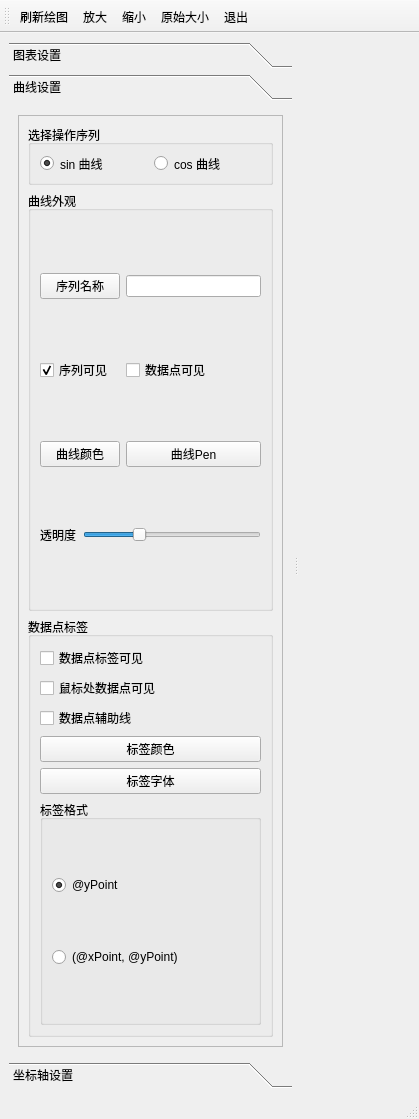
<?xml version="1.0" encoding="UTF-8"?>
<ui version="4.0">
 <class>MainWindow</class>
 <widget class="QMainWindow" name="MainWindow">
  <property name="geometry">
   <rect>
    <x>0</x>
    <y>0</y>
    <width>419</width>
    <height>1119</height>
   </rect>
  </property>
  <property name="windowTitle">
   <string>QChart绘图</string>
  </property>
  <property name="windowIcon">
   <iconset resource="../resources/res.qrc">
    <normaloff>:/images/theme.png</normaloff>:/images/theme.png</iconset>
  </property>
  <property name="toolButtonStyle">
   <enum>Qt::ToolButtonStyle::ToolButtonTextUnderIcon</enum>
  </property>
  <widget class="QWidget" name="centralwidget">
   <layout class="QHBoxLayout" name="horizontalLayout_2">
    <item>
     <widget class="QSplitter" name="splitter">
      <property name="orientation">
       <enum>Qt::Orientation::Horizontal</enum>
      </property>
      <property name="handleWidth">
       <number>7</number>
      </property>
      <widget class="QToolBox" name="toolBox">
       <property name="currentIndex">
        <number>1</number>
       </property>
       <widget class="QWidget" name="page1">
        <property name="geometry">
         <rect>
          <x>0</x>
          <y>0</y>
          <width>388</width>
          <height>906</height>
         </rect>
        </property>
        <attribute name="icon">
         <iconset resource="../resources/res.qrc">
          <normaloff>:/images/bar.png</normaloff>:/images/bar.png</iconset>
        </attribute>
        <attribute name="label">
         <string>图表设置</string>
        </attribute>
        <layout class="QVBoxLayout" name="verticalLayout_3">
         <item>
          <widget class="QScrollArea" name="scrollArea1">
           <property name="widgetResizable">
            <bool>true</bool>
           </property>
           <widget class="QWidget" name="scrollAreaWidgetContents1">
            <property name="geometry">
             <rect>
              <x>0</x>
              <y>0</y>
              <width>362</width>
              <height>880</height>
             </rect>
            </property>
            <layout class="QVBoxLayout" name="verticalLayout_2">
             <item>
              <widget class="QGroupBox" name="groupBox1">
               <property name="title">
                <string>标题</string>
               </property>
               <layout class="QGridLayout" name="gridLayout">
                <item row="0" column="0">
                 <widget class="QLineEdit" name="editTitle"/>
                </item>
                <item row="0" column="1">
                 <widget class="QPushButton" name="btnSetTitle">
                  <property name="text">
                   <string>设置</string>
                  </property>
                 </widget>
                </item>
                <item row="1" column="0" colspan="2">
                 <widget class="QPushButton" name="btnSetTitleFont">
                  <property name="text">
                   <string>设置标题字体</string>
                  </property>
                 </widget>
                </item>
               </layout>
              </widget>
             </item>
             <item>
              <widget class="QGroupBox" name="groupBox2">
               <property name="title">
                <string>图例</string>
               </property>
               <layout class="QGridLayout" name="gridLayout_2">
                <item row="1" column="1">
                 <widget class="QRadioButton" name="rdBtn4">
                  <property name="text">
                   <string>右方</string>
                  </property>
                 </widget>
                </item>
                <item row="2" column="1">
                 <widget class="QCheckBox" name="checkBox2">
                  <property name="text">
                   <string>背景可见</string>
                  </property>
                 </widget>
                </item>
                <item row="3" column="0">
                 <widget class="QPushButton" name="btnFont">
                  <property name="text">
                   <string>字体</string>
                  </property>
                 </widget>
                </item>
                <item row="0" column="1">
                 <widget class="QRadioButton" name="rdBtn2">
                  <property name="text">
                   <string>下方</string>
                  </property>
                 </widget>
                </item>
                <item row="2" column="0">
                 <widget class="QCheckBox" name="checkBox1">
                  <property name="text">
                   <string>图例可见</string>
                  </property>
                  <property name="checkable">
                   <bool>true</bool>
                  </property>
                  <property name="checked">
                   <bool>true</bool>
                  </property>
                 </widget>
                </item>
                <item row="3" column="1">
                 <widget class="QPushButton" name="btnLabelColor">
                  <property name="text">
                   <string>标签背景颜色</string>
                  </property>
                 </widget>
                </item>
                <item row="1" column="0">
                 <widget class="QRadioButton" name="rdBtn3">
                  <property name="text">
                   <string>左方</string>
                  </property>
                 </widget>
                </item>
                <item row="0" column="0">
                 <widget class="QRadioButton" name="rdBtn1">
                  <property name="text">
                   <string>上方</string>
                  </property>
                 </widget>
                </item>
                <item row="4" column="0">
                 <widget class="QPushButton" name="fontColorBtn2">
                  <property name="text">
                   <string>字体颜色</string>
                  </property>
                 </widget>
                </item>
               </layout>
              </widget>
             </item>
             <item>
              <widget class="QGroupBox" name="groupBox3">
               <property name="title">
                <string>边距</string>
               </property>
               <layout class="QGridLayout" name="gridLayout_3">
                <item row="0" column="0">
                 <widget class="QLabel" name="sideLabel1">
                  <property name="text">
                   <string>左边距</string>
                  </property>
                 </widget>
                </item>
                <item row="0" column="1">
                 <widget class="QSpinBox" name="sideSpinBox1">
                  <property name="value">
                   <number>9</number>
                  </property>
                 </widget>
                </item>
                <item row="1" column="0">
                 <widget class="QLabel" name="sideLabel2">
                  <property name="text">
                   <string>右边距</string>
                  </property>
                 </widget>
                </item>
                <item row="1" column="1">
                 <widget class="QSpinBox" name="sideSpinBox2">
                  <property name="value">
                   <number>9</number>
                  </property>
                 </widget>
                </item>
                <item row="2" column="0">
                 <widget class="QLabel" name="sideLabel3">
                  <property name="text">
                   <string>上边距</string>
                  </property>
                 </widget>
                </item>
                <item row="2" column="1">
                 <widget class="QSpinBox" name="sideSpinBox3">
                  <property name="value">
                   <number>9</number>
                  </property>
                 </widget>
                </item>
                <item row="3" column="0">
                 <widget class="QLabel" name="sideLabel4">
                  <property name="text">
                   <string>下边距</string>
                  </property>
                 </widget>
                </item>
                <item row="3" column="1">
                 <widget class="QSpinBox" name="sideSpinBox4">
                  <property name="value">
                   <number>9</number>
                  </property>
                 </widget>
                </item>
                <item row="4" column="0" colspan="2">
                 <widget class="QPushButton" name="sideBtn">
                  <property name="text">
                   <string>设置边距</string>
                  </property>
                 </widget>
                </item>
               </layout>
              </widget>
             </item>
             <item>
              <widget class="QGroupBox" name="groupBox4">
               <property name="title">
                <string>动画效果</string>
               </property>
               <layout class="QGridLayout" name="gridLayout_4">
                <item row="0" column="0">
                 <widget class="QLabel" name="label1">
                  <property name="text">
                   <string>动画效果</string>
                  </property>
                 </widget>
                </item>
                <item row="0" column="1">
                 <widget class="QComboBox" name="comboBox1">
                  <item>
                   <property name="text">
                    <string>NoAnimation</string>
                   </property>
                  </item>
                  <item>
                   <property name="text">
                    <string>GridAxisAnimations</string>
                   </property>
                  </item>
                  <item>
                   <property name="text">
                    <string>SeriesAnimations</string>
                   </property>
                  </item>
                  <item>
                   <property name="text">
                    <string>AllAnimations</string>
                   </property>
                  </item>
                 </widget>
                </item>
                <item row="1" column="0">
                 <widget class="QLabel" name="label2">
                  <property name="text">
                   <string>主题</string>
                  </property>
                 </widget>
                </item>
                <item row="1" column="1">
                 <widget class="QComboBox" name="comboBox2">
                  <item>
                   <property name="text">
                    <string>Light</string>
                   </property>
                  </item>
                  <item>
                   <property name="text">
                    <string>BlueCerulean</string>
                   </property>
                  </item>
                  <item>
                   <property name="text">
                    <string>Dark</string>
                   </property>
                  </item>
                  <item>
                   <property name="text">
                    <string>BrownSand</string>
                   </property>
                  </item>
                  <item>
                   <property name="text">
                    <string>BlueNcs</string>
                   </property>
                  </item>
                  <item>
                   <property name="text">
                    <string>HighContrast</string>
                   </property>
                  </item>
                  <item>
                   <property name="text">
                    <string>BlueIcy</string>
                   </property>
                  </item>
                  <item>
                   <property name="text">
                    <string>Qt</string>
                   </property>
                  </item>
                 </widget>
                </item>
               </layout>
              </widget>
             </item>
            </layout>
           </widget>
          </widget>
         </item>
        </layout>
       </widget>
       <widget class="QWidget" name="page2">
        <property name="geometry">
         <rect>
          <x>0</x>
          <y>0</y>
          <width>388</width>
          <height>906</height>
         </rect>
        </property>
        <attribute name="icon">
         <iconset resource="../resources/res.qrc">
          <normaloff>:/images/sine.png</normaloff>:/images/sine.png</iconset>
        </attribute>
        <attribute name="label">
         <string>曲线设置</string>
        </attribute>
        <layout class="QVBoxLayout" name="verticalLayout_7">
         <item>
          <widget class="QScrollArea" name="scrollArea2">
           <property name="widgetResizable">
            <bool>true</bool>
           </property>
           <widget class="QWidget" name="scrollAreaWidgetContents2">
            <property name="geometry">
             <rect>
              <x>0</x>
              <y>0</y>
              <width>362</width>
              <height>880</height>
             </rect>
            </property>
            <layout class="QVBoxLayout" name="verticalLayout_6">
             <item>
              <widget class="QGroupBox" name="groupBox8">
               <property name="maximumSize">
                <size>
                 <width>16777215</width>
                 <height>60</height>
                </size>
               </property>
               <property name="title">
                <string>选择操作序列</string>
               </property>
               <layout class="QGridLayout" name="gridLayout_6">
                <item row="0" column="0">
                 <widget class="QRadioButton" name="curveTypeRdBtn1">
                  <property name="text">
                   <string>sin 曲线</string>
                  </property>
                  <property name="checked">
                   <bool>true</bool>
                  </property>
                 </widget>
                </item>
                <item row="0" column="1">
                 <widget class="QRadioButton" name="curveTypeRdBtn2">
                  <property name="text">
                   <string>cos 曲线</string>
                  </property>
                 </widget>
                </item>
               </layout>
              </widget>
             </item>
             <item>
              <widget class="QGroupBox" name="groupBox5">
               <property name="title">
                <string>曲线外观</string>
               </property>
               <layout class="QGridLayout" name="gridLayout_5">
                <item row="0" column="0" colspan="2">
                 <widget class="QPushButton" name="btnCurveName">
                  <property name="text">
                   <string>序列名称</string>
                  </property>
                 </widget>
                </item>
                <item row="2" column="2">
                 <widget class="QPushButton" name="penBtn">
                  <property name="text">
                   <string>曲线Pen</string>
                  </property>
                 </widget>
                </item>
                <item row="2" column="0" colspan="2">
                 <widget class="QPushButton" name="curveColorBtn">
                  <property name="text">
                   <string>曲线颜色</string>
                  </property>
                 </widget>
                </item>
                <item row="0" column="2">
                 <widget class="QLineEdit" name="curveNameLineEdit"/>
                </item>
                <item row="1" column="0" colspan="2">
                 <widget class="QCheckBox" name="checkBox3">
                  <property name="text">
                   <string>序列可见</string>
                  </property>
                  <property name="checked">
                   <bool>true</bool>
                  </property>
                 </widget>
                </item>
                <item row="3" column="0">
                 <widget class="QLabel" name="transparencyLabel">
                  <property name="text">
                   <string>透明度</string>
                  </property>
                 </widget>
                </item>
                <item row="1" column="2">
                 <widget class="QCheckBox" name="checkBox4">
                  <property name="text">
                   <string>数据点可见</string>
                  </property>
                 </widget>
                </item>
                <item row="3" column="1" colspan="2">
                 <widget class="QSlider" name="transparencyHSlider">
                  <property name="value">
                   <number>30</number>
                  </property>
                  <property name="sliderPosition">
                   <number>30</number>
                  </property>
                  <property name="orientation">
                   <enum>Qt::Orientation::Horizontal</enum>
                  </property>
                 </widget>
                </item>
               </layout>
              </widget>
             </item>
             <item>
              <widget class="QGroupBox" name="groupBox6">
               <property name="title">
                <string>数据点标签</string>
               </property>
               <layout class="QVBoxLayout" name="verticalLayout_5">
                <item>
                 <widget class="QCheckBox" name="checkBox5">
                  <property name="text">
                   <string>数据点标签可见</string>
                  </property>
                 </widget>
                </item>
                <item>
                 <widget class="QCheckBox" name="checkBox11">
                  <property name="text">
                   <string>鼠标处数据点可见</string>
                  </property>
                 </widget>
                </item>
                <item>
                 <widget class="QCheckBox" name="checkBox12">
                  <property name="text">
                   <string>数据点辅助线</string>
                  </property>
                 </widget>
                </item>
                <item>
                 <widget class="QPushButton" name="labelColorBtn">
                  <property name="text">
                   <string>标签颜色</string>
                  </property>
                 </widget>
                </item>
                <item>
                 <widget class="QPushButton" name="labelFontBtn">
                  <property name="text">
                   <string>标签字体</string>
                  </property>
                 </widget>
                </item>
                <item>
                 <widget class="QGroupBox" name="groupBox7">
                  <property name="title">
                   <string>标签格式</string>
                  </property>
                  <layout class="QVBoxLayout" name="verticalLayout_4">
                   <item>
                    <widget class="QRadioButton" name="labelFormatRdBtn1">
                     <property name="text">
                      <string>@yPoint</string>
                     </property>
                     <property name="checked">
                      <bool>true</bool>
                     </property>
                    </widget>
                   </item>
                   <item>
                    <widget class="QRadioButton" name="labelFormatRdBtn2">
                     <property name="text">
                      <string>(@xPoint, @yPoint)</string>
                     </property>
                    </widget>
                   </item>
                  </layout>
                 </widget>
                </item>
               </layout>
              </widget>
             </item>
            </layout>
           </widget>
          </widget>
         </item>
        </layout>
       </widget>
       <widget class="QWidget" name="page3">
        <attribute name="icon">
         <iconset resource="../resources/res.qrc">
          <normaloff>:/images/axes.png</normaloff>:/images/axes.png</iconset>
        </attribute>
        <attribute name="label">
         <string>坐标轴设置</string>
        </attribute>
        <layout class="QVBoxLayout" name="verticalLayout_10">
         <item>
          <widget class="QScrollArea" name="scrollArea3">
           <property name="widgetResizable">
            <bool>true</bool>
           </property>
           <widget class="QWidget" name="scrollAreaWidgetContents3">
            <property name="geometry">
             <rect>
              <x>0</x>
              <y>0</y>
              <width>362</width>
              <height>890</height>
             </rect>
            </property>
            <layout class="QVBoxLayout" name="verticalLayout_9">
             <item>
              <widget class="QGroupBox" name="groupBox9">
               <property name="maximumSize">
                <size>
                 <width>16777215</width>
                 <height>60</height>
                </size>
               </property>
               <property name="title">
                <string>设置坐标轴对象</string>
               </property>
               <layout class="QHBoxLayout" name="horizontalLayout">
                <item>
                 <widget class="QRadioButton" name="xRdBtn">
                  <property name="text">
                   <string>X 轴</string>
                  </property>
                  <property name="checked">
                   <bool>true</bool>
                  </property>
                 </widget>
                </item>
                <item>
                 <widget class="QRadioButton" name="yRdBtn">
                  <property name="text">
                   <string>Y 轴</string>
                  </property>
                 </widget>
                </item>
               </layout>
              </widget>
             </item>
             <item>
              <widget class="QGroupBox" name="groupBox10">
               <property name="title">
                <string>坐标轴总体</string>
               </property>
               <layout class="QGridLayout" name="gridLayout_7">
                <item row="0" column="0">
                 <widget class="QLabel" name="minLabel">
                  <property name="text">
                   <string>最小值</string>
                  </property>
                 </widget>
                </item>
                <item row="0" column="1">
                 <widget class="QDoubleSpinBox" name="minDSpinBox"/>
                </item>
                <item row="1" column="0">
                 <widget class="QLabel" name="maxLabel">
                  <property name="text">
                   <string>最大值</string>
                  </property>
                 </widget>
                </item>
                <item row="1" column="1">
                 <widget class="QDoubleSpinBox" name="maxDSpinBox"/>
                </item>
                <item row="2" column="0">
                 <widget class="QCheckBox" name="checkBox6">
                  <property name="text">
                   <string>isVisible</string>
                  </property>
                  <property name="checked">
                   <bool>true</bool>
                  </property>
                 </widget>
                </item>
                <item row="3" column="0" colspan="2">
                 <widget class="QPushButton" name="rangeBtn">
                  <property name="text">
                   <string>设置坐标范围</string>
                  </property>
                 </widget>
                </item>
               </layout>
              </widget>
             </item>
             <item>
              <widget class="QGroupBox" name="groupBox11">
               <property name="title">
                <string>轴标题</string>
               </property>
               <layout class="QGridLayout" name="gridLayout_8">
                <item row="1" column="1" rowspan="2">
                 <widget class="QPushButton" name="fontBtn1">
                  <property name="text">
                   <string>设置字体</string>
                  </property>
                 </widget>
                </item>
                <item row="2" column="0">
                 <widget class="QCheckBox" name="checkBox7">
                  <property name="text">
                   <string>isTitleVisible</string>
                  </property>
                  <property name="checked">
                   <bool>true</bool>
                  </property>
                 </widget>
                </item>
                <item row="0" column="1">
                 <widget class="QLineEdit" name="titleLineEdit">
                  <property name="text">
                   <string>time(secs)</string>
                  </property>
                 </widget>
                </item>
                <item row="0" column="0" rowspan="2">
                 <widget class="QPushButton" name="titleBtn">
                  <property name="text">
                   <string>设置标题</string>
                  </property>
                 </widget>
                </item>
               </layout>
              </widget>
             </item>
             <item>
              <widget class="QGroupBox" name="groupBox12">
               <property name="title">
                <string>轴刻度标签</string>
               </property>
               <layout class="QGridLayout" name="gridLayout_9">
                <item row="1" column="0">
                 <widget class="QPushButton" name="fontColorBtn">
                  <property name="text">
                   <string>文字颜色</string>
                  </property>
                 </widget>
                </item>
                <item row="0" column="0">
                 <widget class="QPushButton" name="labelFormatBtn">
                  <property name="text">
                   <string>标签样式</string>
                  </property>
                 </widget>
                </item>
                <item row="1" column="1">
                 <widget class="QPushButton" name="fontBtn2">
                  <property name="text">
                   <string>设置字体</string>
                  </property>
                 </widget>
                </item>
                <item row="0" column="1">
                 <widget class="QLineEdit" name="labelFormatLineEdit">
                  <property name="text">
                   <string>%.1f</string>
                  </property>
                 </widget>
                </item>
               </layout>
              </widget>
             </item>
             <item>
              <widget class="QGroupBox" name="groupBox13">
               <property name="title">
                <string>网格线</string>
               </property>
               <layout class="QVBoxLayout" name="verticalLayout_8">
                <item>
                 <widget class="QCheckBox" name="checkBox8">
                  <property name="text">
                   <string>isGridVisible</string>
                  </property>
                  <property name="checked">
                   <bool>true</bool>
                  </property>
                 </widget>
                </item>
                <item>
                 <widget class="QPushButton" name="gridColorBtn">
                  <property name="text">
                   <string>网格线颜色</string>
                  </property>
                 </widget>
                </item>
                <item>
                 <widget class="QPushButton" name="gridPenBtn">
                  <property name="text">
                   <string>网格线画笔</string>
                  </property>
                 </widget>
                </item>
               </layout>
              </widget>
             </item>
             <item>
              <widget class="QGroupBox" name="groupBox14">
               <property name="title">
                <string>大刻度</string>
               </property>
               <layout class="QGridLayout" name="gridLayout_10">
                <item row="1" column="0" colspan="2">
                 <widget class="QCheckBox" name="checkBox9">
                  <property name="text">
                   <string>isLineVisible</string>
                  </property>
                  <property name="checked">
                   <bool>true</bool>
                  </property>
                 </widget>
                </item>
                <item row="0" column="1">
                 <widget class="QSpinBox" name="tickSpinBox">
                  <property name="value">
                   <number>5</number>
                  </property>
                 </widget>
                </item>
                <item row="3" column="0" colspan="2">
                 <widget class="QPushButton" name="tickColorBtn">
                  <property name="text">
                   <string>刻度颜色</string>
                  </property>
                 </widget>
                </item>
                <item row="0" column="0">
                 <widget class="QLabel" name="tickLabel">
                  <property name="text">
                   <string>刻度个数</string>
                  </property>
                 </widget>
                </item>
                <item row="2" column="0" colspan="2">
                 <widget class="QPushButton" name="tickPenBtn">
                  <property name="text">
                   <string>刻度画笔</string>
                  </property>
                 </widget>
                </item>
               </layout>
              </widget>
             </item>
             <item>
              <widget class="QGroupBox" name="groupBox15">
               <property name="title">
                <string>小刻度</string>
               </property>
               <layout class="QGridLayout" name="gridLayout_11">
                <item row="1" column="0" colspan="2">
                 <widget class="QCheckBox" name="checkBox10">
                  <property name="text">
                   <string>isMinorGridVisible</string>
                  </property>
                  <property name="checked">
                   <bool>true</bool>
                  </property>
                 </widget>
                </item>
                <item row="0" column="1">
                 <widget class="QSpinBox" name="minorTickSpinBox">
                  <property name="value">
                   <number>4</number>
                  </property>
                 </widget>
                </item>
                <item row="0" column="0">
                 <widget class="QLabel" name="minorTicklabel">
                  <property name="text">
                   <string>刻度个数</string>
                  </property>
                 </widget>
                </item>
                <item row="3" column="0" colspan="2">
                 <widget class="QPushButton" name="minorTickPenBtn">
                  <property name="text">
                   <string>刻度画笔</string>
                  </property>
                 </widget>
                </item>
                <item row="4" column="0" colspan="2">
                 <widget class="QPushButton" name="minorTickColorBtn">
                  <property name="text">
                   <string>刻度颜色</string>
                  </property>
                 </widget>
                </item>
               </layout>
              </widget>
             </item>
            </layout>
           </widget>
          </widget>
         </item>
        </layout>
       </widget>
      </widget>
      <widget class="CustomChartView" name="chartView" native="true">
       <property name="styleSheet">
        <string notr="true">QChartView {background-color: rgb(255, 255, 255);}</string>
       </property>
      </widget>
     </widget>
    </item>
   </layout>
  </widget>
  <widget class="QStatusBar" name="statusbar"/>
  <widget class="QToolBar" name="toolBar">
   <property name="windowTitle">
    <string>toolBar</string>
   </property>
   <attribute name="toolBarArea">
    <enum>TopToolBarArea</enum>
   </attribute>
   <attribute name="toolBarBreak">
    <bool>false</bool>
   </attribute>
   <addaction name="drawAction"/>
   <addaction name="zoomInAction"/>
   <addaction name="zoomOutAction"/>
   <addaction name="zoomOriginAction"/>
   <addaction name="quitAction"/>
  </widget>
  <action name="drawAction">
   <property name="icon">
    <iconset resource="../resources/res.qrc">
     <normaloff>:/images/thunder.png</normaloff>:/images/thunder.png</iconset>
   </property>
   <property name="text">
    <string>刷新绘图</string>
   </property>
   <property name="toolTip">
    <string>刷新绘图</string>
   </property>
   <property name="menuRole">
    <enum>QAction::MenuRole::NoRole</enum>
   </property>
  </action>
  <action name="quitAction">
   <property name="icon">
    <iconset resource="../resources/res.qrc">
     <normaloff>:/images/out.png</normaloff>:/images/out.png</iconset>
   </property>
   <property name="text">
    <string>退出</string>
   </property>
   <property name="toolTip">
    <string>退出</string>
   </property>
   <property name="menuRole">
    <enum>QAction::MenuRole::NoRole</enum>
   </property>
  </action>
  <action name="zoomInAction">
   <property name="icon">
    <iconset resource="../resources/res.qrc">
     <normaloff>:/images/zoomin.png</normaloff>:/images/zoomin.png</iconset>
   </property>
   <property name="text">
    <string>放大</string>
   </property>
   <property name="toolTip">
    <string>放大</string>
   </property>
   <property name="menuRole">
    <enum>QAction::MenuRole::NoRole</enum>
   </property>
  </action>
  <action name="zoomOutAction">
   <property name="icon">
    <iconset resource="../resources/res.qrc">
     <normaloff>:/images/zoomout.png</normaloff>:/images/zoomout.png</iconset>
   </property>
   <property name="text">
    <string>缩小</string>
   </property>
   <property name="toolTip">
    <string>缩小</string>
   </property>
   <property name="menuRole">
    <enum>QAction::MenuRole::NoRole</enum>
   </property>
  </action>
  <action name="zoomOriginAction">
   <property name="icon">
    <iconset resource="../resources/res.qrc">
     <normaloff>:/images/magnifier.png</normaloff>:/images/magnifier.png</iconset>
   </property>
   <property name="text">
    <string>原始大小</string>
   </property>
   <property name="toolTip">
    <string>原始大小</string>
   </property>
   <property name="menuRole">
    <enum>QAction::MenuRole::NoRole</enum>
   </property>
  </action>
 </widget>
 <customwidgets>
  <customwidget>
   <class>CustomChartView</class>
   <extends>QWidget</extends>
   <header location="global">customchartview.h</header>
   <container>1</container>
  </customwidget>
 </customwidgets>
 <resources>
  <include location="../resources/res.qrc"/>
 </resources>
 <connections/>
</ui>
